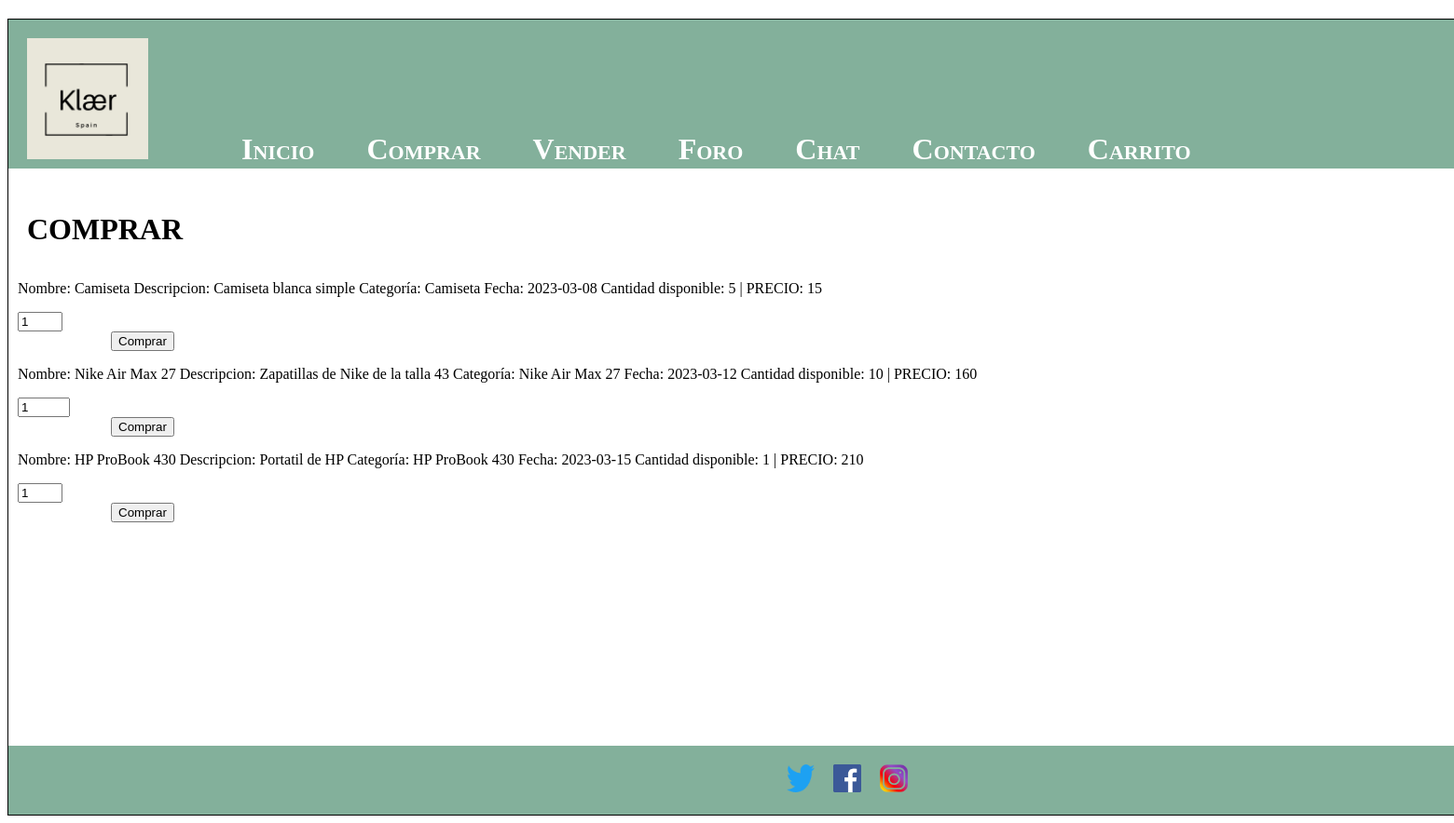
The app's page /comprar.php (signed in) with its own data.
### tables this page shows
CREATE TABLE `productos` (
  `id` int(11) NOT NULL,
  `precio` decimal(10,0) NOT NULL,
  `nombre` varchar(15) NOT NULL,
  `descripcion` varchar(2000) NOT NULL,
  `tipo` varchar(15) NOT NULL,
  `fecha` date NOT NULL,
  `cantidad` int(11) NOT NULL,
  `idUsuario` int(11) NOT NULL
);

### includes/src/usuarios/FormularioLogout.php (called while the page is built, shortened)
<?php
class FormularioLogout extends Formulario
{
    protected function generaCamposFormulario(&$datos)
    {
        $camposFormulario = <<<EOS
            <button class="enlace" type="submit">(salir)</button>
        EOS;
        return $camposFormulario;
    }
}

### includes/src/Producto.php (called while the page is built, shortened)
<?php
class Producto
{
    public static function buscaDisponibles()
    {
        $conn = Aplicacion::getInstance()->getConexionBd();
        $query = sprintf("SELECT * FROM Productos WHERE cantidad> %d", 0);
        $rs = $conn->query($query);
        $disponibles = [];
        if ($rs) {
           while ($fila = $rs->fetch_assoc()){
                if ($fila) {
                    $result = new Producto($fila['nombre'], $fila['precio'], $fila['descripcion'] , $fila['tipo'], $fila['fecha'], $fila['cantidad'], $fila['id'],$fila['idUsuario']);
                    $disponibles[] = $result;
                }
           }
        } else {
            error_log("Error BD ({$conn->errno}): {$conn->error}");
        }
        return $disponibles;
    }
    private $id;
    private $nombreProd;
    private $precio;
    private $descripcion;
    private $fecha;
    private $stock;
    private $idUsuario;
    private function __construct($nombreProd, $precio, $descripcion, $tipo, $fecha, $stock, $id = null)
    {
        $this->id = $id;
        $this->nombreProd = $nombreProd;
        $this->precio = $precio;
        $this->descripcion = $descripcion;
        $this->fecha = $fecha;
        $this->stock = $stock;
        $this->idUsuario = Usuario::buscaUsuario($_SESSION['nombre'])->getId();
    }
    public function getId()
    {
        return $this->id;
    }
    public function getNombreProd()
    {
        return $this->nombreProd;
    }
    public function getDescripcion()
    {
        return $this->descripcion;
    }
    public function getFecha()
    {
        return $this->fecha;
    }
    public function getStock()
    {
        return $this->stock;
    }
    public function getIdUsuario()
    {
        return $this->idUsuario;
    }
    public function getPrecio()
    {
        return $this->precio;
    }
}

### includes/src/usuarios/Usuario.php (called while the page is built, shortened)
<?php
class Usuario
{
    public static function buscaUsuario($usuario)
    {
        $conn = Aplicacion::getInstance()->getConexionBd();
        $query = sprintf("SELECT * FROM Usuario U WHERE U.usuario='%s'", $conn->real_escape_string($usuario));
        $rs = $conn->query($query);
        $result = false;
        if ($rs) {
            $fila = $rs->fetch_assoc();
            if ($fila) {
                $result = new Usuario($fila['usuario'], $fila['password'], $fila['nombre'], $fila['apellidos'] , $fila['direccion'], $fila['telefono'], $fila['email']);
				$result->id=$fila['id'];
            }
        } else {
            error_log("Error BD ({$conn->errno}): {$conn->error}");
        }
        return $result;
    }
    private $id;
    private function __construct($usuario, $password, $nombre, $apellidos, $direccion, $telefono, $email, $id = null, $roles = [] )
    {
        $this->id = $id;
    }
    public function getId()
    {
        return $this->id;
    }
}

### includes/src/Aplicacion.php (called while the page is built, shortened)
<?php
class Aplicacion
{
    private static $instancia;
    public static function getInstance()
    {
        if (!self::$instancia instanceof self) {
            self::$instancia = new static();
        }
        return self::$instancia;
    }
    private $dirInstalacion;
    private $inicializada;
    private function __construct()
    {
        $this->inicializada = false;
    }
    public function init($bdDatosConexion, $rutaApp = '/', $dirInstalacion = __DIR__)
    {
        if (!$this->inicializada) {
            $this->rutaRaizApp = $rutaApp;
            $this->dirInstalacion = $dirInstalacion;
            $this->inicializada = true;
        }
    }
    public function resuelve($path = '')
    {
        $rutaAppLongitudPrefijo = mb_strlen($this->rutaRaizApp);
        return $this->rutaRaizApp . $path;
    }
    public function doInclude($path = '')
    {
        $params = array();
        $this->doIncludeInterna($path, $params);
    }
    private function doIncludeInterna($path, &$params)
    {
        include($this->dirInstalacion . $path);
    }
    public function generaVista(string $rutaVista, &$params)
    {
        $params['app'] = $this;
        $rutaVista = "/vistas{$rutaVista}";
        $this->doIncludeInterna($rutaVista, $params);
    }
    public function usuarioLogueado()
    {
        return ($_SESSION['login'] ?? false) === true;
    }
    public function nombreUsuario()
    {
        return $_SESSION['nombre'] ?? '';
    }
}

### includes/config.php (called while the page is built, shortened)
<?php
spl_autoload_register(function ($class) {
    $prefix = 'es\\klaer\\';
    $base_dir = implode(DIRECTORY_SEPARATOR, [__DIR__, 'src', '']);
    $len = strlen($prefix);
    $relative_class = substr($class, $len);
    $file = $base_dir . str_replace('\\', '/', $relative_class) . '.php';
});

### comprar.php (the view, shortened to what this page needs)
<?php
require_once __DIR__.'/includes/config.php';
$tituloPagina = 'Página de Compras';
$contenidoPrincipal='';
function buildFormProds(){
    $codigohtml = '';
    $busquedaProductos = Producto::buscaDisponibles();
    $prodsSerializado = base64_encode(serialize($busquedaProductos));
    $i=0;
    foreach($busquedaProductos as $producto){
        $nombre = $producto->getNombreProd();
        $descripcion = $producto->getDescripcion();
        $tipo = $producto->getNombreProd();
        $fecha = $producto->getFecha();
        $stock = $producto->getStock();
        $price = $producto->getPrecio();
        $codigohtml .= <<<EOS
        <p> Nombre: $nombre Descripcion: $descripcion Categoría: $tipo Fecha: $fecha Cantidad disponible: $stock | PRECIO: $price </p>
        <form action="comprar.php" class="form-container" method="POST">
        <input type="hidden" name="prod" value='$prodsSerializado'>
        <input type="hidden" name="indice" value="$i">
        <input type='number' name='cantidad' min='1' max="$stock" value='1'>
        <div><button type="submit" name="botonComprar"> Comprar</button></div>
        </form>
    EOS;
        ++$i;
    }
    return $codigohtml;
}
if ($app->usuarioLogueado()) {
	$busquedaFor = buildFormProds();
	$contenidoPrincipal=<<<EOS
	<h1>COMPRAR</h1>
	$busquedaFor
	EOS;
} else {
  $contenidoPrincipal=<<<EOS
    <h1>Usuario no registrado!</h1>
    <p>Debes iniciar sesión para ver el contenido.</p>
  EOS;
}
$params = ['tituloPagina' => $tituloPagina, 'contenidoPrincipal' => $contenidoPrincipal];
$app->generaVista('/plantillas/lobby.php', $params);

### includes/vistas/plantillas/lobby.php (shortened to what this page needs)
<?php
$params['app']->doInclude('/vistas/helpers/plantilla.php');
?>
<!DOCTYPE html>
<html lang="es">
	<head>
		<link rel="stylesheet" type="text/css" href="<?= $params['app']->resuelve('/css/estilo.css') ?>" /></head>
	</head>
	<body>
		<div id="contenedor">
		<?php
			$params['app']->doInclude('/vistas/comun/cabecera.php');
		?>
		<main>
			<article>
				<?= $params['contenidoPrincipal'] ?>
			</article>
		</main>
		<?php
			$params['app']->doInclude('/vistas/comun/sidebarDer.php');
			$params['app']->doInclude('/vistas/comun/pie.php');
		?>
		</div>
	</body>
</html>

### includes/vistas/comun/cabecera.php (shortened to what this page needs)
<header>
    <?php
        $app=Aplicacion::getInstance();
            echo "<img src='".$app->resuelve('/img/logo.png')."' alt='Logo Klaer' width='130' height='130'>
            &nbsp;&nbsp;&nbsp;&nbsp;&nbsp;&nbsp;&nbsp;&nbsp;&nbsp;&nbsp;&nbsp;
            &nbsp;&nbsp;&nbsp;&nbsp;&nbsp;&nbsp;&nbsp;&nbsp;&nbsp;&nbsp;&nbsp;
            <a href='".$app->resuelve('/index.php')."'> Inicio </a>
            &nbsp;&nbsp;&nbsp;&nbsp;&nbsp;&nbsp;&nbsp;&nbsp;&nbsp;&nbsp;&nbsp;
            <a href='".$app->resuelve('/comprar.php')."'> Comprar </a>
            &nbsp;&nbsp;&nbsp;&nbsp;&nbsp;&nbsp;&nbsp;&nbsp;&nbsp;&nbsp;&nbsp;
            <a href='".$app->resuelve('/vender.php')."'> Vender </a>
            &nbsp;&nbsp;&nbsp;&nbsp;&nbsp;&nbsp;&nbsp;&nbsp;&nbsp;&nbsp;&nbsp;
            <a href='".$app->resuelve('/foro.php')."'> Foro </a>
            &nbsp;&nbsp;&nbsp;&nbsp;&nbsp;&nbsp;&nbsp;&nbsp;&nbsp;&nbsp;&nbsp;
            <a href='".$app->resuelve('/chat.php')."'> Chat </a>
            &nbsp;&nbsp;&nbsp;&nbsp;&nbsp;&nbsp;&nbsp;&nbsp;&nbsp;&nbsp;&nbsp;
            <a href='".$app->resuelve('/contacto.php')."'> Contacto </a>
            &nbsp;&nbsp;&nbsp;&nbsp;&nbsp;&nbsp;&nbsp;&nbsp;&nbsp;&nbsp;&nbsp;
            <a href='".$app->resuelve('/carrito.php')."'> Carrito </a>";
        ?>
</header>

### includes/vistas/comun/sidebarDer.php (shortened to what this page needs)
<?php
function mostrarSaludo()
{
    $html = '';
    $app = Aplicacion::getInstance();
    if ($app->usuarioLogueado()) {
        $nombreUsuario = $app->nombreUsuario();
        $formLogout = new FormularioLogout();
        $htmlLogout = $formLogout->gestiona();
        $html = "Bienvenido, ${nombreUsuario}. $htmlLogout";
    } else {
        $loginUrl = $app->resuelve('/login.php');
        $registroUrl = $app->resuelve('/registro.php');
        $html = <<<EOS
        Usuario desconocido. <a href="{$loginUrl}">Login</a> <a href="{$registroUrl}">Registro</a>
      EOS;
    }
    return $html;
}
?>
<aside id="sidebarDer">
	<?= mostrarSaludo(); ?>
</aside>

### includes/src/Formulario.php (shortened to what this page needs)
<?php
abstract class Formulario
{
    private $tipoFormulario;
    private $formId;
    protected $method;
    protected $action;
    protected $classAtt;
    protected $enctype;
    public function __construct($tipoFormulario, $opciones = array())
    {
        $this->tipoFormulario = $tipoFormulario;
        $opcionesPorDefecto = array('action' => null, 'method' => 'POST', 'class' => null, 'enctype' => null, 'urlRedireccion' => null, 'formId' => '');
        $opciones = array_merge($opcionesPorDefecto, $opciones);
        $this->formId = $tipoFormulario.$opciones['formId'];
        $this->action = $opciones['action'];
        $this->method = $opciones['method'];
        $this->classAtt = $opciones['class'];
        $this->enctype  = $opciones['enctype'];
    }
    public function gestiona()
    {
        $datos = &$_POST;
        if (!$this->formularioEnviado($datos)) {
            return $this->generaFormulario();
        }
    }
    protected function formularioEnviado(&$datos)
    {
        return isset($datos['tipoFormulario']) && $datos['tipoFormulario'] == $this->tipoFormulario;
    }
    protected function generaFormulario(&$datos = array())
    {
        $htmlCamposFormularios = $this->generaCamposFormulario($datos);
        $classAtt = $this->classAtt != null ? "class=\"{$this->classAtt}\"" : '';
        $enctypeAtt = $this->enctype != null ? "enctype=\"{$this->enctype}\"" : '';
        $htmlForm = <<<EOS
        <form method="{$this->method}" action="{$this->action}" id="{$this->formId}" {$classAtt} {$enctypeAtt}>
            <input type="hidden" name="tipoFormulario" value="{$this->tipoFormulario}" />
            $htmlCamposFormularios
        </form>
        EOS;
        return $htmlForm;
    }
}

### includes/vistas/comun/pie.php (shortened to what this page needs)
<footer>
    <?php
		$app=Aplicacion::getInstance();
            echo "
            <a title='Twitter' href='https://twitter.com/home?lang=es'><img src='".$app->resuelve('/img/logotw.png')."' alt='Twitter' width='30' height='30' /></a>
            &nbsp;&nbsp;&nbsp;&nbsp;<a title='Facebook' href='https://www.facebook.com/'><img src='".$app->resuelve('/img/logofb.png')."' alt='Facebook' width='30' height='30' /></a>
            &nbsp;&nbsp;&nbsp;&nbsp;<a title='Instagram' href='https://www.instagram.com/?hl=es'><img src='".$app->resuelve('/img/logoig.png')."' alt='Instagram' width='30' height='30' /></a>";
    ?>
</footer>

### css/estilo.css (style rules this page uses)
body { background-color: #ffffff; }
div#contenedor { width: 1800px; margin: auto; border: 1px solid black; background-color: #aaaaaa; margin-top: 20px; }
header { padding: 20px; height: 120px; background-color: #83b09b; color: white; }
header a, header a:visited { font-size: xx-large; font-family: 'Lucida Sans'; font-variant: small-caps; color: white; font-weight: bold; text-decoration: none; }
main { padding: 10px; float: left; min-height: 600px; width: 1600px; background-color: white; }
footer { clear: both; padding: 20px; background-color: #83b09b; color: white; text-align: center; }
aside { padding: 10px; float: auto; background-color: #83b09b; }
h1 { padding: 10px; font-size: xx-large; font-family: 'Lucida Sans'; font-variant: small-caps; }
button { margin-left: 100px; }

### records on screen
productos: nombre "Camiseta", descripcion "Camiseta blanca simple", fecha "2023-03-08", cantidad "5", precio "15"
productos: nombre "Nike Air Max 27", descripcion "Zapatillas de Nike de la talla 43", fecha "2023-03-12", cantidad "10", precio "160"
productos: nombre "HP ProBook 430", descripcion "Portatil de HP", fecha "2023-03-15", cantidad "1", precio "210"
